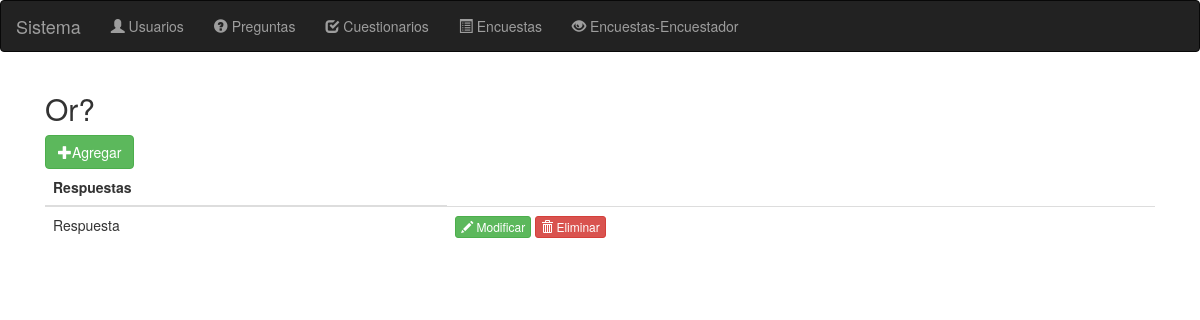
Page /respuesta/verRespuestas/1 on the earlier database version.
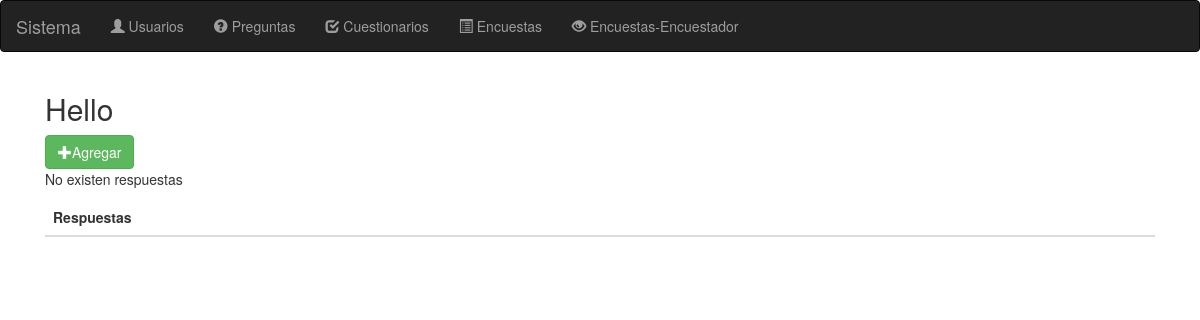
Same page on the later database version.
### tables this page shows
CREATE TABLE `pregunta` (
  `idPregunta` int(11) NOT NULL,
  `nombreCortoPregunta` varchar(200) NOT NULL,
  `descripcionPregunta` varchar(4000) NOT NULL
);

CREATE TABLE `respuesta` (
  `idRespuesta` int(11) NOT NULL,
  `idPregunta` int(11) NOT NULL,
  `nombreRespuesta` varchar(200) NOT NULL
);

### application/controllers/respuesta.php (called while the page is built, shortened)
<?php
class Respuesta extends CI_Controller {
    public function __construct() {
        $this->load->helper('form');
        $this->load->helper('url');
        $this->load->model('modelo_respuesta');
        $this->load->model('modelo_pregunta');
    }
    public function verRespuestas(){
        $id = $this->uri->segment(3);
		$data['respuestas'] = $this->modelo_respuesta->obtenerRespuestas($id);
        $data['pregunta'] = $this->modelo_pregunta->obtenerPregunta($id);
        $this->load->view('headers');
        $this->load->view('navbar');
		$this->load->view('respuesta/listaRespuestas',$data);
        $this->load->view('footer');
	}
}

### index.php (called while the page is built, shortened)
<?php
require_once BASEPATH.'core/CodeIgniter.php';

### application/models/modelo_pregunta.php (called while the page is built, shortened)
<?php if ( ! defined('BASEPATH')) exit ('No direct script access allowed');
class Modelo_pregunta extends CI_Model {
	function obtenerPregunta($id){
		$this->db->where('idPregunta',$id);
        $query = $this->db->get('pregunta');
		if($query -> num_rows() > 0) return $query;
		else return false;
	}
}
?>

### application/models/modelo_respuesta.php (called while the page is built, shortened)
<?php
class Modelo_Respuesta extends CI_Model {
    function obtenerRespuestas($id){
		$this->db->where('idPregunta',$id);
        $query = $this->db->get('respuesta');
		if($query -> num_rows() > 0) return $query;
		else return false;
	}
}
?>

### application/views/respuesta/listaRespuestas.php (the view)
<div class="container">
       <div class="col-md-12" >
           <h2><?php
                           foreach ($pregunta->result() as $p) {
                               echo $p->nombreCortoPregunta;
                           }
               ?></h2>
           <table class="table">
               <a href="<?= base_url('/respuesta/crear/'.$pregunta->row()->idPregunta) ?>" class="btn btn-success"><span class="glyphicon glyphicon-plus"></span>Agregar</a>
               <thead>
                    <tr>
                       <th scope="col">Respuestas</th>
                   </tr>
               </thead>
               <tbody>
               <?php
                if($respuestas){
                    foreach ($respuestas->result() as $respuesta) { ?>
                   <tr>
                       <td><?php echo $respuesta->nombreRespuesta; ?></td>
                       <td>
                           <a class="btn btn-xs btn-success" href="#"><span class="glyphicon glyphicon-pencil"></span> Modificar</a>
                           <a class="btn btn-xs btn-danger" href="<?= base_url('/respuesta/eliminar/'.$respuesta->idRespuesta.'/'.$respuesta->idPregunta) ?>"><span class="glyphicon glyphicon-trash"></span> Eliminar</a>
                       </td>
                   </tr>
                   <?php }
                    }else{
	                    echo "<p>No existen respuestas</p>";
                }
            ?>
               </tbody>
           </table>
           <div class="col-xs-6 offset-6">
           </div>
       </div>
   </div>

Differences in the rows shown:
removed respuesta: nombreRespuesta "Respuesta"
changed pregunta: nombreCortoPregunta "Or?" → "Hello"
Other differences:
text now shown: "No existen respuestas"
